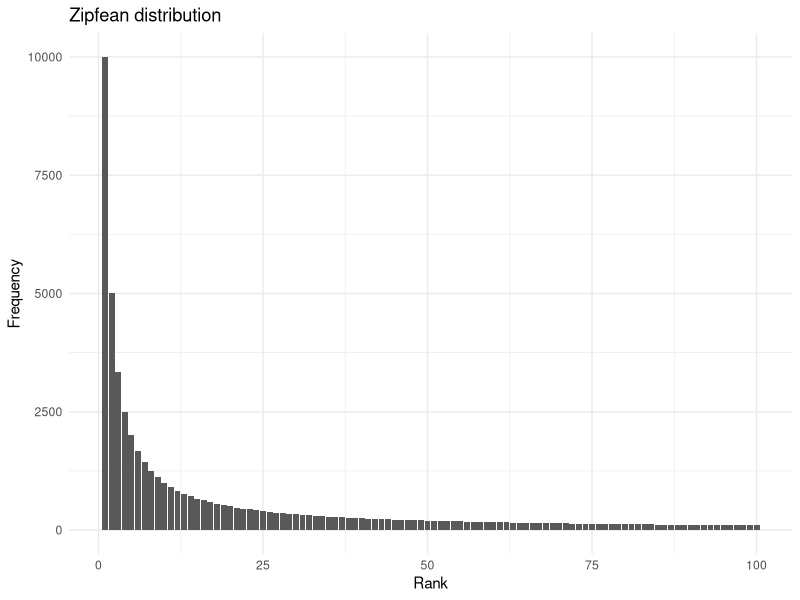
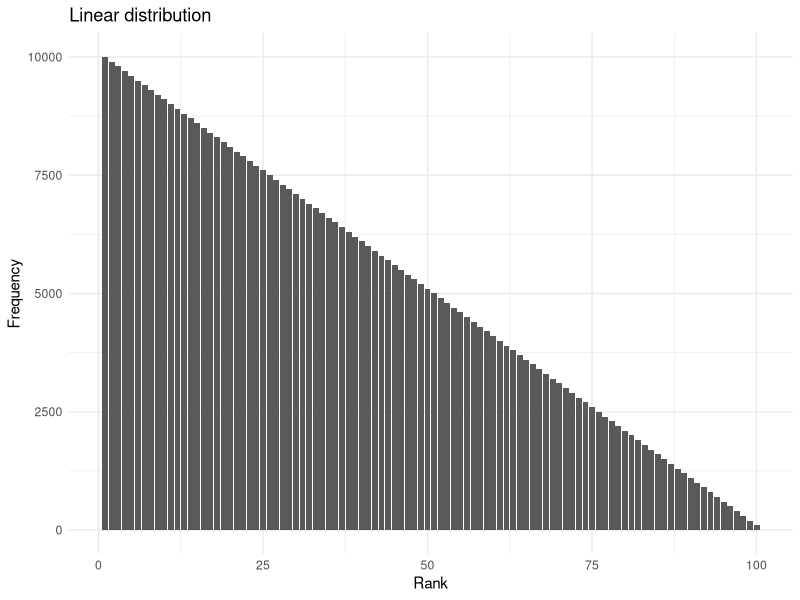

The R source for these figures, in order:
## ---- chunk 1
#| label: fig-linear-distribution
#| fig-cap: "Overview of the two construction distributions tested in the model" 
#| layout-ncol: 2
#| layout-nrow: 1
#| fig-subcap:
#|   - "Theoretical Zipfian distribution of constructions" 
#|   - "Theoretical Linear distribution of constructions"
#| echo: FALSE

library(ggplot2)

# Zipfian

MAX_FREQ = 10000
x <- 1:100
# Theoretical zipf
y <- x^(-1) * MAX_FREQ

# Create a data frame
data <- data.frame(x, y)

# Plot the linear distribution
ggplot(data, aes(x = x, y = y)) +
  geom_bar(stat = "identity") +
  ggtitle("Zipfean distribution") +
  xlab("Rank") +
  ylab("Frequency") +
  theme_minimal()

# Linear

x <- 1:100
y <- seq(10000, 100, -100)

# Create a data frame
data <- data.frame(x, y)

# Plot the linear distribution
ggplot(data, aes(x = x, y = y)) +
  geom_bar(stat = "identity") +
  ggtitle("Linear distribution") +
  xlab("Rank") +
  ylab("Frequency") +
  theme_minimal()
